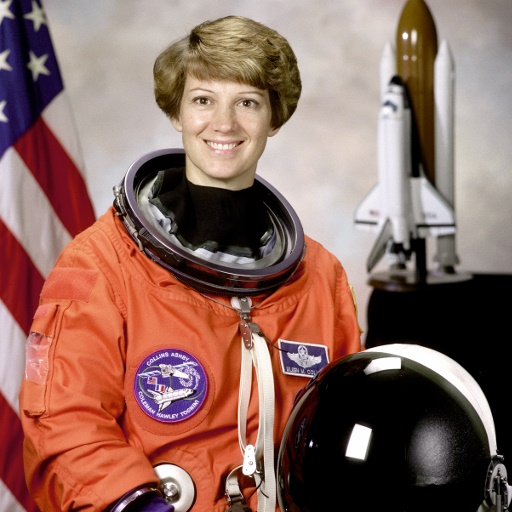
#> input picture 5th_year/Computer_Vision/lab7/image.jpg, 512 x 512 px
$ python thresholding.py
#> lines starting #> are read from the running program, lines starting #| are printed output that depends on the picture; after the words box and inside, x2 and y2 are one past the last pixel; in counts of white or black regions, pixels touching at a corner belong together
import cv2

img = cv2.imread("image.jpg")
#> img is the input picture: shape (512, 512, 3); mean B, G, R 96.5, 105.8, 141.6
gray = cv2.cvtColor(img, cv2.COLOR_BGR2GRAY)
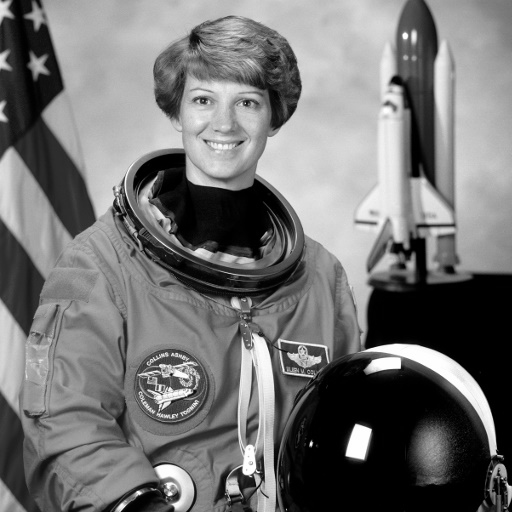
#> gray: shape (512, 512); min 0, max 255, mean 115.4
new_img = cv2.threshold(gray, 120, 255, cv2.THRESH_BINARY)
cv2.imwrite("thresholding.jpg", new_img[1])
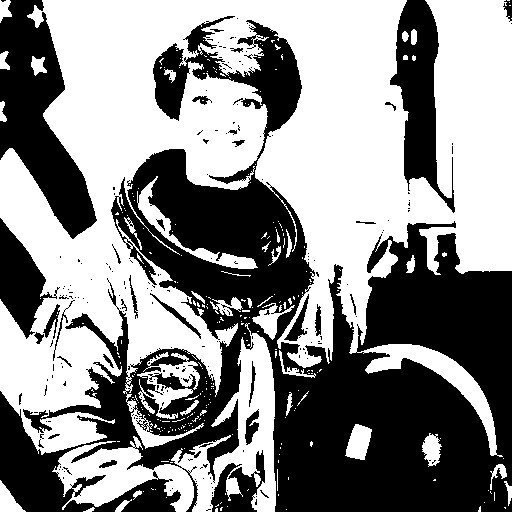
#> saved as thresholding.jpg: shape (512, 512); 54.2% white; 216 black regions (184 under 20 px), largest, box (x1, y1, x2, y2) and area: (0, 16, 512, 512) 94934, (0, 0, 97, 239) 10999, (390, 0, 455, 213) 6243
cv2.imshow("thresholding", new_img[1])
cv2.waitKey(0)
cv2.destroyAllWindows()
